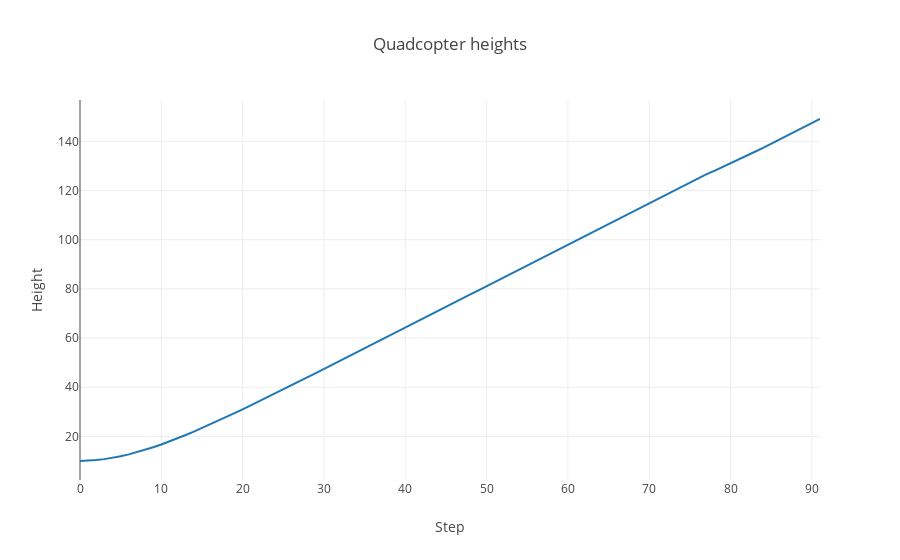

The notebook cell saved with this chart:
### Markdown cell above
## Adding a plotly visualizations

### Code cell
#import plotly.plotly as py
import plotly.graph_objs as go

from plotly.offline import download_plotlyjs, init_notebook_mode, plot, iplot
init_notebook_mode(connected=True)

steps = list(range(0, (len(t.traces[-1].rewards)), 1))
height = z

trace = go.Scatter(
    x = steps,
    y = height
)

data = [trace]

layout = go.Layout(
    title='Quadcopter heights',
    xaxis=dict(
        title='Step'
    ),
    yaxis=dict(
        title='Height'
    ),
)

fig = dict(data=data, layout=layout)

iplot(fig)

### Figure 1 — Plotly figure (JSON) as saved in the notebook; plotly's stock layout.template omitted (floating-point values rounded to 4 significant figures)
{"data": [{"type": "scatter", "uid": "647d23ba-963d-11e8-be92-4c3275925c59", "x": [0, 1, 2, 3, 4, 5, 6, 7, 8, 9, 10, 11, 12, 13, 14, 15, 16, 17, 18, 19, 20, 21, 22, 23, 24, 25, 26, 27, 28, 29, 30, 31, 32, 33, 34, 35, 36, 37, 38, 39, 40, 41, 42, 43, 44, 45, 46, 47, 48, 49, 50, 51, 52, 53, 54, 55, 56, 57, 58, 59, 60, 61, 62, 63, 64, 65, 66, 67, 68, 69, 70, 71, 72, 73, 74, 75, 76, 77, 78, 79, 80, 81, 82, 83, 84, 85, 86, 87, 88, 89, 90, 91], "y": [10.01, 10.12, 10.38, 10.77, 11.29, 11.94, 12.7, 13.57, 14.54, 15.6, 16.74, 17.96, 19.24, 20.58, 21.97, 23.4, 24.87, 26.37, 27.9, 29.45, 31.03, 32.62, 34.23, 35.85, 37.48, 39.12, 40.76, 42.42, 44.08, 45.74, 47.41, 49.09, 50.76, 52.44, 54.12, 55.8, 57.48, 59.17, 60.85, 62.54, 64.22, 65.91, 67.6, 69.29, 70.98, 72.66, 74.35, 76.04, 77.73, 79.42, 81.11, 82.8, 84.49, 86.18, 87.87, 89.56, 91.25, 92.94, 94.63, 96.32, 98.02, 99.71, 101.4, 103.1, 104.8, 106.5, 108.2, 109.8, 111.5, 113.2, 114.9, 116.6, 118.3, 120.0, 121.7, 123.4, 125.0, 126.6, 128.0, 129.5, 131.0, 132.6, 134.2, 135.8, 137.4, 139.0, 140.7, 142.3, 144.0, 145.7, 147.4, 149.1]}], "layout": {"title": "Quadcopter heights", "xaxis": {"title": "Step"}, "yaxis": {"title": "Height"}}}
